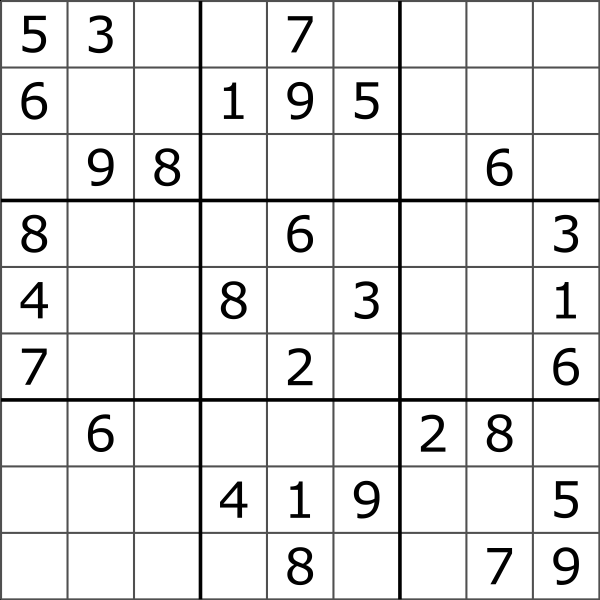
#> input picture sudo.png, 1200 x 1200 px (shown at 1/2 size)
$ python -i sudoku_wrapper.py   (imports and definitions only)
#> lines starting #> are read from the running program, lines starting #| are printed output that depends on the picture; after the words box and inside, x2 and y2 are one past the last pixel; in counts of white or black regions, pixels touching at a corner belong together
from matplotlib import pyplot as plt
from cv2 import cv2
from cv2 import cv2 as cv
import numpy as np


def wrap(path):
#> called with path = '../sudo.png'
    img = cv2.imread(path)
#> img is the input picture: shape (1200, 1200, 3); min 0, max 255, mean 231.9

    # resizing the image can give any value  for now i'm commenting them
    # img = imutils.resize(img, width=340)
    # img = imutils.resize(img, height=440)

    # finding the contours
    imgray = cv2.cvtColor(img, cv2.COLOR_BGR2GRAY)
    blur = cv2.medianBlur(imgray, 3)
    th3 = cv2.adaptiveThreshold(blur, 255, cv2.ADAPTIVE_THRESH_GAUSSIAN_C, cv2.THRESH_BINARY_INV, 11, 2)
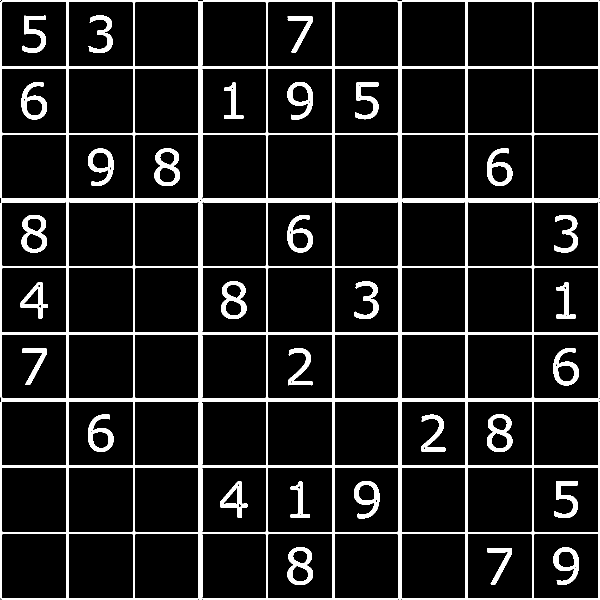
#> th3: shape (1200, 1200) (shown at 1/2 size); 10.5% white; 33 white regions (2 under 20 px)
    contours, hierarchy = cv2.findContours(th3, cv2.RETR_TREE, cv2.CHAIN_APPROX_SIMPLE)
#> contours = 208 contours, 68 with area under 20; largest, box (x1, y1, x2, y2) and area: (0, 0, 1200, 1200) 1437410, (1067, 1067, 1198, 1198) 16892, (934, 1067, 1065, 1198) 16892, (535, 1067, 666, 1198) 16892, (136, 1067, 267, 1198) 16892

    # printing the number of contours
    print("Number of contours = " + str(len(contours)))
#| Number of contours = 208

    # checking for the max area contour
    ctr_max_area = 0
    ctr_max = 0
    for ctr in contours:
        if cv2.contourArea(ctr) > ctr_max_area:
            ctr_max_area = cv2.contourArea(ctr)
            ctr_max = ctr
#> this loop made 208 passes
#> ctr_max_area on pass 2: 1437410
#> ctr on passes 1, 15, 18, 22, 23, 43: [[0, 1199]], [[590, 1127], [591, 1126], [592, 1127], [591, 1128]], [[396, 1068], [397, 1067], [398, 1068], [397, 1069]], [[404, 1067], [405, 1066], [406, 1067], [405, 1068]], [[794, 1065], [795, 1064], [796, 1065], [795, 1066]], [[396, 935], [397, 934], [398, 935], [397, 936]]
#> after the loop, ctr_max = contour of 114 points, box (x1, y1, x2, y2) (0, 0, 1200, 1200), area 1437410; ctr_max_area = 1437410


    # unwrapping our ctr_max contour
    b = np.array([ctr_max[:, 0]])
#> b = 114 pairs, first value 0 to 1199, second value 0 to 1199

    # defining some variables
    sum_max = 0
    diff_max = 0
    arr = []

    # finding all the corners according to the logic

    # for bottom-right
    for i in range(len(b[0])):
        x, y = b[0][i]
        if x + y > sum_max:
            sum_max = x + y
            arr.append(i)
#> this loop made 114 passes
#> (x, y, sum_max) on passes 1, 3, 4, 5, 7, 8, 9, 11, 12, 13, 15, 16: (5, 0, 5), (0, 133, 133), (1, 134, 135), (1, 135, 136), (0, 266, 266), (1, 267, 268), (1, 268, 269), (0, 395, 395), (1, 395, 396), (3, 397, 400), (2, 403, 405), (3, 404, 407)
#> (x, y) on passes 2, 6, 10, 14, 17, 18: (0, 5), (0, 136), (0, 269), (2, 398), (1, 406), (0, 406)
#> after the loop, arr = 39 values from 0 to 56; sum_max = 2397
    br_x, br_y = b[0][arr[-1]]
#> br_x = 1198; br_y = 1199

    # for top-left
    for i in range(len(b[0])):
        x, y = b[0][i]
        if x + y < sum_max:
            sum_max = x + y
            arr.append(i)
#> this loop made 114 passes
#> (x, y) on passes 2 to 13: (0, 5), (0, 133), (1, 134), (1, 135), (0, 136), (0, 266), (1, 267), (1, 268), (0, 269), (0, 395), (1, 395), (3, 397)
#> after the loop, arr = 40 values, max 56 at index 38, min 0 at index 0, mean 27.23; sum_max = 5
    tl_x, tl_y = b[0][arr[-1]]
#> tl_x = 5; tl_y = 0

    # for top-right
    for i in range(len(b[0])):
        x, y = b[0][i]
        if x - y > diff_max:
            diff_max = x - y
            arr.append(i)
#> this loop made 114 passes
#> (x, y, diff_max) on passes 1, 59, 61, 62, 64, 65, 67, 68, 70, 71: (5, 0, 5), (1199, 805, 394), (1198, 802, 396), (1198, 797, 401), (1199, 794, 405), (1199, 406, 793), (1198, 403, 795), (1198, 398, 800), (1199, 395, 804), (1199, 2, 1197)
#> after the loop, arr = 50 values, max 70 at index 49, min 0 at index 0, mean 33.34; diff_max = 1197
    tr_x, tr_y = b[0][arr[-1]]
#> tr_x = 1199; tr_y = 2

    # for bottom-left
    for i in range(len(b[0])):
        x, y = b[0][i]
        if x - y < diff_max:
            diff_max = x - y
            arr.append(i)
#> this loop made 114 passes
#> (x, y, diff_max) on passes 1, 2, 3, 5, 6, 7, 9, 10, 11, 14, 15, 17: (5, 0, 5), (0, 5, -5), (0, 133, -133), (1, 135, -134), (0, 136, -136), (0, 266, -266), (1, 268, -267), (0, 269, -269), (0, 395, -395), (2, 398, -396), (2, 403, -401), (1, 406, -405)
#> (x, y) on passes 4, 8, 12, 13, 16, 20: (1, 134), (1, 267), (1, 395), (3, 397), (3, 404), (1, 533)
#> after the loop, arr = 82 values, max 70 at index 49, min 0 at index 0, mean 28.65; diff_max = -1195
    bl_x, bl_y = b[0][arr[-1]]
#> bl_x = 0; bl_y = 1195


    # calculating the size of the sudoku in original image
    height_new = max(bl_y - tl_y, br_y - tr_y)
#> height_new = 1197
    width_new = max(tr_x - tl_x, br_x - bl_x)
#> width_new = 1198

    # for perspective wrapping of the the desired part of image
    pts1 = np.float32([[tl_x, tl_y], [tr_x, tr_y], [bl_x, bl_y], [br_x, br_y]])
#> pts1 = [[5, 0], [1199, 2], [0, 1195], [1198, 1199]]
    pts2 = np.float32([[0, 0], [width_new, 0], [0, height_new], [width_new, height_new]])
#> pts2 = [[0, 0], [1198, 0], [0, 1197], [1198, 1197]]
    M = cv2.getPerspectiveTransform(pts1, pts2)
#> M = [[1.01, 0.00421, -5.03], [-0.00168, 1.01, 0.00842], [1.39e-06, 2.81e-06, 1]]
    dst = cv2.warpPerspective(img, M, (width_new, height_new))
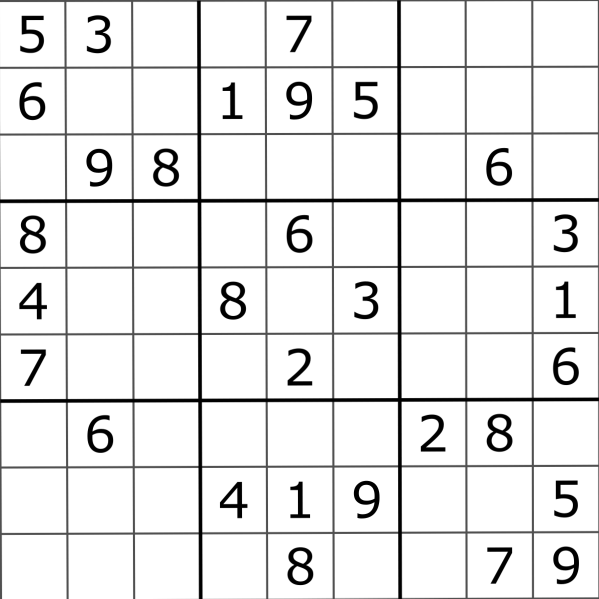
#> dst: shape (1197, 1198, 3) (shown at 1/2 size); min 0, max 255, mean 232.8

    # thresholding our wrapped image
    imgray1 = cv2.cvtColor(dst, cv2.COLOR_BGR2GRAY)
    blur1 = cv2.medianBlur(imgray1, 3)
    th4 = cv2.adaptiveThreshold(blur1, 255, cv2.ADAPTIVE_THRESH_GAUSSIAN_C, cv2.THRESH_BINARY_INV, 11, 2)
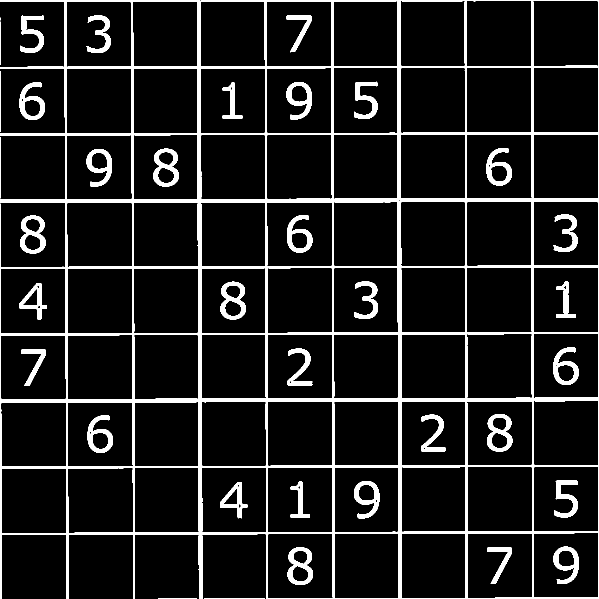
#> th4: shape (1197, 1198) (shown at 1/2 size); 10.1% white; 40 white regions (2 under 20 px), largest, box (x1, y1, x2, y2) and area: (0, 0, 1198, 1197) 100868, (40, 431, 92, 507) 1822, (306, 297, 358, 373) 1821

    # [7 lines of commented-out code are left out]
    return dst

>>> result = wrap('../sudo.png')
